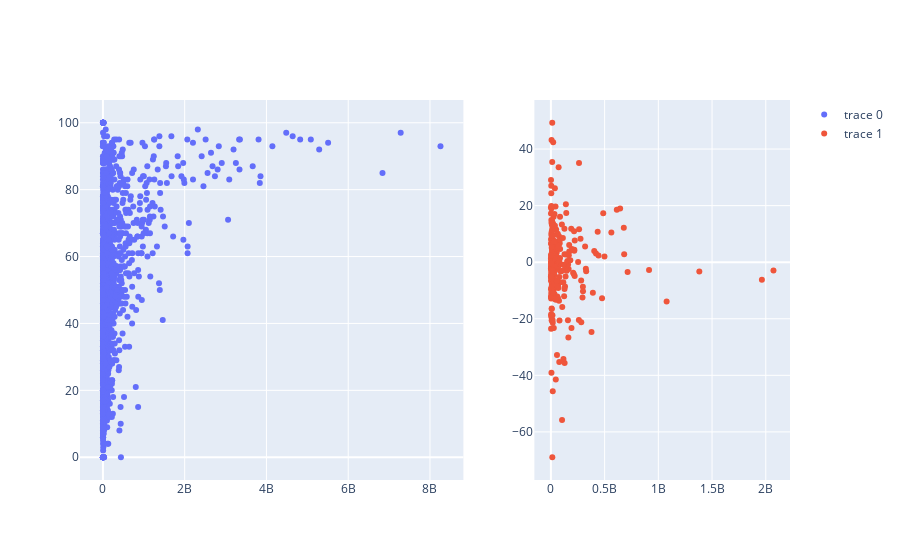

Notebook cell for this chart:
### Code cell
fig = make_subplots(
    rows=1, cols=2, 
    column_widths=[0.6, 0.4],
    
)
    

_ = fig.add_trace(go.Scatter(
    x = X_fe["Core_Revenues"], y=y, mode='markers'
),1,1)

_ = fig.add_trace(go.Scatter(
    x = X_fe["Core_Revenues"], y=residual_data['residuals'], mode='markers'
), 1, 2)

   
fig.show()

### Figure 1 — Plotly figure (JSON) as saved in the notebook; plotly's stock layout.template omitted (floating-point values rounded to 4 significant figures; data arrays with more than 128 entries replaced by an {"elided": "..."} marker saying what was removed)
{"data": [{"mode": "markers", "type": "scatter", "x": {"elided": "2315 int values"}, "xaxis": "x", "y": {"elided": "2315 int values"}, "yaxis": "y"}, {"mode": "markers", "type": "scatter", "x": {"elided": "2315 int values"}, "xaxis": "x2", "y": {"elided": "278 float values"}, "yaxis": "y2"}], "layout": {"xaxis": {"anchor": "y", "domain": [0, 0.54]}, "xaxis2": {"anchor": "y2", "domain": [0.64, 1]}, "yaxis": {"anchor": "x", "domain": [0, 1]}, "yaxis2": {"anchor": "x2", "domain": [0, 1]}}}
